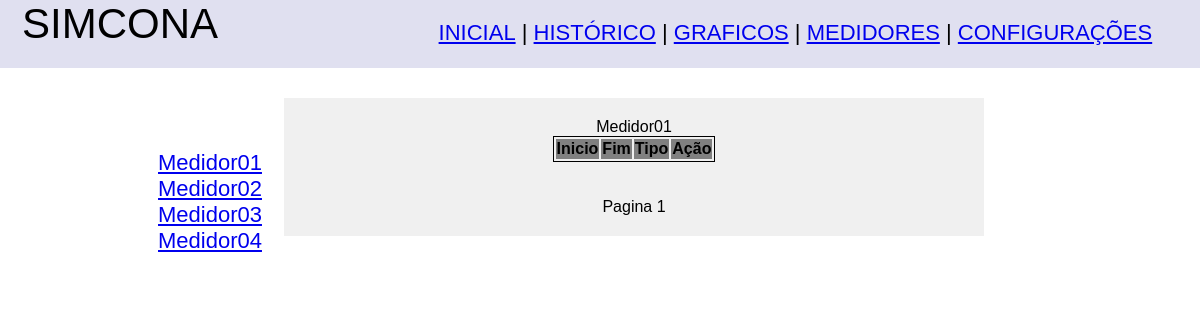
The app's page /exibeanotacoes.php, older data.
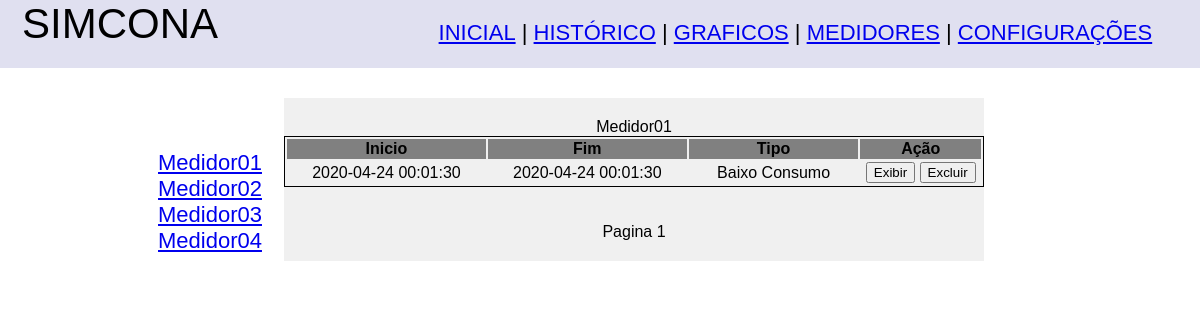
The same page, newer data.
### tables this page shows
CREATE TABLE Medidor (
id INT AUTO_INCREMENT PRIMARY KEY ,
nome VARCHAR(255),
topico VARCHAR(255),
descricao VARCHAR(512),
fator DECIMAL(4,3)
);

CREATE TABLE Anotacao (
id BIGINT AUTO_INCREMENT PRIMARY KEY,
horaInicio DATETIME,
horaFim DATETIME,
tipoAnotacao INT,
idMedidor INT,
modelado BOOLEAN DEFAULT FALSE,
FOREIGN KEY(tipoAnotacao) REFERENCES TipoAnotacao (idTipo),
FOREIGN KEY(idMedidor) REFERENCES Medidor (id)
);

CREATE TABLE TipoAnotacao (
idTipo INT PRIMARY KEY,
nome VARCHAR(255)
);

### html/cntrl/medidorfcn.php (called while the page is built, shortened)
<?php
function buscaMedidores()
	{
	$pdo = Banco::obterConexao();
	$statement = $pdo->prepare("SELECT * FROM Medidor ORDER BY id asc;");
	$statement->execute();
	return($statement->fetchAll());
	}

### html/cntrl/anotacao.php (called while the page is built, shortened)
<?php
function retornaTiposAnotacao()
	{
	$pdo = Banco::obterConexao();
	$statement = $pdo->prepare("SELECT idTipo, nome  FROM tipoAnotacao");
	$statement->execute();
	return($statement->fetchAll());
	}
function retornaAnotacoes($pagina, $medidorAnotacao)
	{
	$pdo = Banco::obterConexao();
	$statement = $pdo->prepare("SELECT id, horaInicio, horaFim, tipoAnotacao FROM Anotacao WHERE idMedidor = ".$medidorAnotacao." ORDER BY id ASC LIMIT ".(($pagina-1)*15).", 15");
	$statement->execute();
	return($statement->fetchAll());
	}
?>

### html/exibeanotacoes.php (the view, shortened to what this page needs)
<!DOCTYPE html>
<html>
<head>
	<link rel="stylesheet" type="text/css" href="reset.css">
	<link rel="stylesheet" type="text/css" href="css.css">
</head>
<body>
<?php
	require_once('cntrl/medidorfcn.php');
	require_once('cntrl/anotacao.php');
?>
<center>
	<div class="corpo">
		<?php
			$paginaatual = 1;
			$todosMedidores = buscaMedidores();
			$medidorAtual = $todosMedidores[0]['id'];
			$tiposdeanotacao = retornaTiposAnotacao();
			?>
				<div class="menuesquerda"><br><br>
					<?php
					for ($i=0; $i < (count($todosMedidores)); $i++) {
					?>
					<a href="exibeanotacoes.php?medidor=<?php echo $todosMedidores[$i]['id']; ?>">
					<?php echo $todosMedidores[$i]['nome'];?>
					</a><br><?php
					}?>
				</div>
		<center>
			<div class="anotacoes"><?php echo $todosMedidores[$medidorAtual - 1]['nome']; ?>
				<table class="anotacoes">
					<tr >
						<th class="anotacao">Inicio</td>
						<th class="anotacao">Fim</td>
						<th class="anotacao">Tipo</td>
						<th class="anotacao">Ação</td>
					</tr>
				<?php
				$anotacoes = retornaAnotacoes($paginaatual, $medidorAtual);
				foreach ($anotacoes as &$anotacao)
					{
					?>
					<tr>
						<form method="post" action="graficoanotacao.php?medidor=<?php echo $medidorAtual ?>">
							<td class="horario"><?php echo $anotacao['horaInicio']; ?></td>
							<td class="horario"><?php echo $anotacao['horaFim']; ?></td>
							<td class="tipoanotacao"><?php echo $tiposdeanotacao[($anotacao['tipoAnotacao'])]['nome']; ?></td>
							<td class="acao"><button type="submit" name="exibir" value="<?php echo $anotacao['id']; ?>">Exibir</button>
							<button type="submit" name="excluir" value="<?php echo $anotacao['id']; ?>">Excluir</button>
							</td>
						</form>
					</tr>
					<?php
					}
				?>
				</table>
				<center>
				<br><br>
				<?php
				echo "Pagina ".($paginaatual);
				?>
				</center>
			</div>
		</center>
	</div>
</body>
</html>

### html/css.css (style rules this page uses)
div { font-family:helvetica; }
div.supbar { width: 100%; height: 68px; border: 0px solid #730021; background-color:#E0E0F0; }
div.logo { float: left; width: 20%; height: 60px; margin: auto; border: 0px solid #73AD21; font-size:42px; }
div.menu { float: right; font-size:22px; height: 40px; width: 70%; margin: auto; border: 0px solid #73AD21; padding-top:20px; }
div.anotacoes { border: 0px solid #ffaa00; height: 100%; width: 700px; float: right; margin-top:30px; margin-right:10%; padding-top:20px; padding-bottom:20px; position:relative; background-color: #f0f0f0; }
div.corpo { border: 0px solid #ff0000; height: 100%; width: 80%; display: table; }
div.menuesquerda { font-size:22px; border: 0px solid #ffaa00; height: 500px; width: 130px; float: left; padding-top:30px; padding-left:5px; margin-left:20px; }
table.anotacoes { border: 1px solid black; }
td.tipoanotacao { width: 170px; text-align:center; }
td.horario { width: 200px; text-align:center; }
td.acao { width: 120px; text-align:center; }
th.anotacao { background-color:gray; }
ul#menuh li { display:inline; }

Row changes from the older to the newer data that the page shows:
added anotacao: horaInicio "2020-04-24 00:01:30", horaFim "2020-04-24 00:01:30", tipoAnotacao.nome "Baixo Consumo", $anotacao['id'] 1 (drawn)
